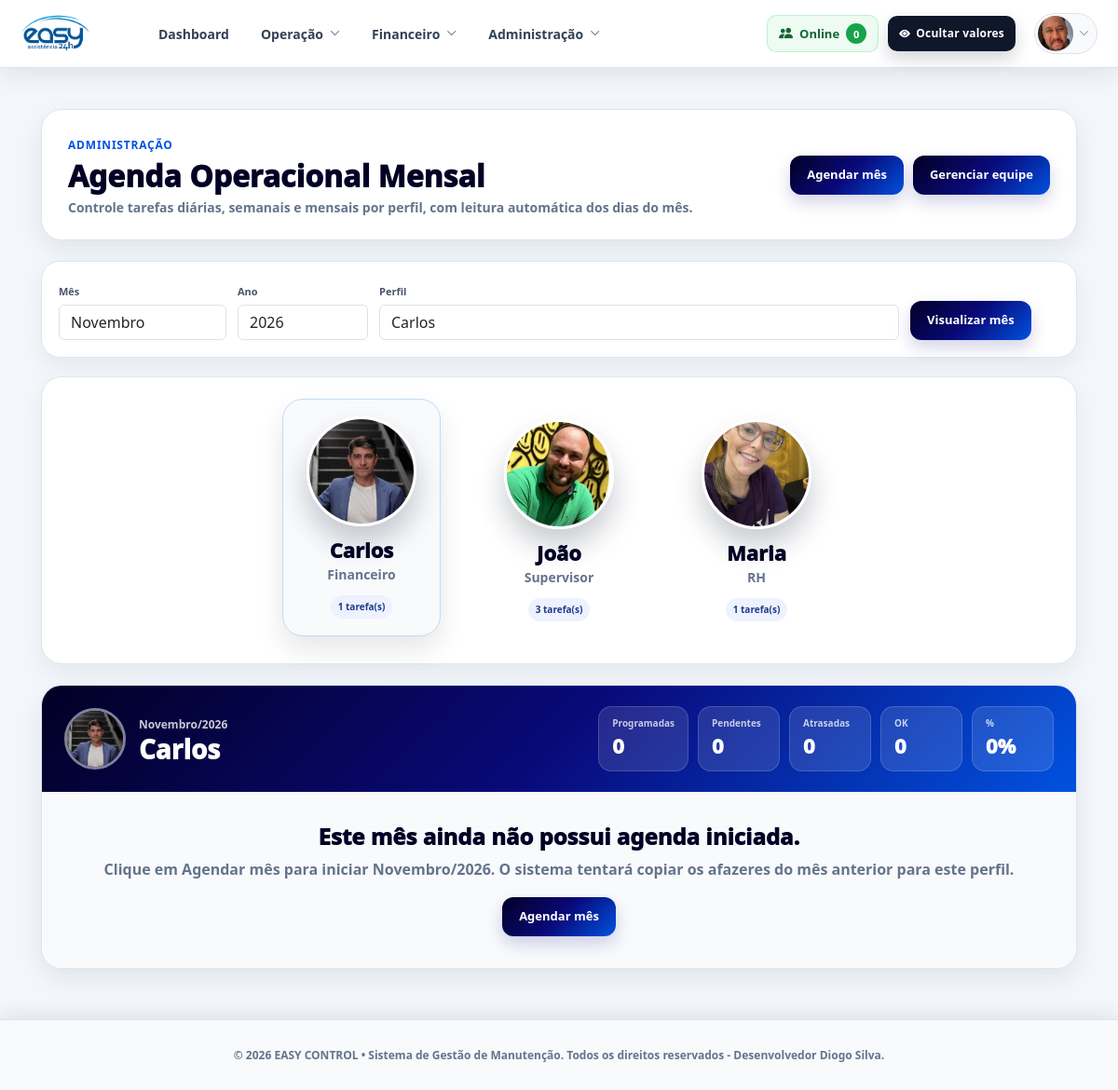
The page /admin/agenda-equipe/ (signed in) on the database its author committed.
### models/membro_agenda_equipe.py (models this page shows)
class MembroAgendaEquipe(db.Model):
    __tablename__ = "membros_agenda_equipe"
    id = db.Column(db.Integer, primary_key=True)
    nome = db.Column(db.String(120), nullable=False)
    cargo = db.Column(db.String(120), default="Equipe")
    foto = db.Column(db.String(255))
    ativo = db.Column(db.Boolean, default=True)
    criado_em = db.Column(db.DateTime, default=datetime.utcnow)
    atualizado_em = db.Column(
        db.DateTime,
        default=datetime.utcnow,
        onupdate=datetime.utcnow
    )

### routes/agenda_equipe.py (the view, shortened to what this page needs)
@agenda_equipe_bp.route("/", methods=["GET"])
@gestao_required
def index():
    hoje = date.today()
    mes = request.args.get("mes", type=int) or hoje.month
    ano = request.args.get("ano", type=int) or hoje.year
    membro_id = request.args.get("membro_id", type=int)
    if mes < 1 or mes > 12:
        mes = hoje.month
    membros_raw = buscar_membros()
    if not membro_id and membros_raw:
        membro_id = membros_raw[0].id
    membro_selecionado = buscar_membro_por_id(membro_id)
    membros = []
    for membro in membros_raw:
        membros.append({
            "id": membro.id,
            "nome": membro.nome,
            "cargo": membro.cargo,
            "foto": membro.foto,
            "total_tarefas": contar_tarefas_membro(membro.id),
        })
    agenda_iniciada = False
    tarefas = []
    linhas = []
    resumo_mes = {
        "total_programadas": 0,
        "concluidas": 0,
        "pendentes": 0,
        "atrasadas": 0,
        "percentual": 0,
    }
    if membro_selecionado:
        agenda_iniciada = existe_agenda_mes(
            membro_id=membro_selecionado.id,
            mes=mes,
            ano=ano
        )
    return render_template(
        "admin/agenda_equipe.html",
        membros=membros,
        membros_raw=membros_raw,
        membro_selecionado=membro_selecionado,
        mes=mes,
        ano=ano,
        nome_mes=nome_mes_texto(mes),
        dias=dias_do_mes(mes, ano),
        tarefas=tarefas,
        linhas=linhas,
        resumo_mes=resumo_mes,
        agenda_iniciada=agenda_iniciada,
        hoje=hoje,
    )

### templates/admin/agenda_equipe.html (shortened to what this page needs)
{% extends "base.html" %}
{% block content %}
<div id="agendaEquipeApp">
<div class="agenda-equipe-page agenda-mensal-page">
    <section class="agenda-header">
        <div>
            <span>ADMINISTRAÇÃO</span>
            <h1>Agenda Operacional Mensal</h1>
            <p>Controle tarefas diárias, semanais e mensais por perfil, com leitura automática dos dias do mês.</p>
        </div>
        <div class="agenda-header-actions">
            {% if membro_selecionado and not agenda_iniciada %}
                <form method="POST" action="/admin/agenda-equipe/iniciar-mes">
                    <button class="agenda-btn agenda-btn-primary">
                        Agendar mês
                    </button>
                </form>
            {% endif %}
            <button type="button"
                    class="agenda-btn agenda-btn-primary"
                    data-bs-toggle="modal"
                    data-bs-target="#modalGerenciarEquipe">
                Gerenciar equipe
            </button>
        </div>
    </section>
    <section class="agenda-filtros-mes">
        <form method="GET" action="/admin/agenda-equipe/" class="agenda-filtros-grid">
            <div>
                <label>Mês</label>
                <select name="mes" class="form-control">
                    {% for m in range(1, 13) %}
                        <option value="{{ m }}" {% if mes == m %}selected{% endif %}>
                            {% if m == 11 %}Novembro{% endif %}
                        </option>
                    {% endfor %}
                </select>
            </div>
            <div>
                <label>Ano</label>
                <input type="number" name="ano" value="{{ ano }}" class="form-control">
            </div>
            <div>
                <label>Perfil</label>
                <select name="membro_id" class="form-control">
                    {% for membro in membros %}
                        <option value="{{ membro.id }}"
                                {% if membro_selecionado and membro_selecionado.id == membro.id %}selected{% endif %}>
                            {{ membro.nome }}
                        </option>
                    {% endfor %}
                </select>
            </div>
            <div class="agenda-filtros-submit">
                <button class="agenda-btn agenda-btn-primary">
                    Visualizar mês
                </button>
            </div>
        </form>
    </section>
    <section class="agenda-membros">
        {% for membro in membros %}
            <a href="/admin/agenda-equipe/?membro_id={{ membro.id }}&mes={{ mes }}&ano={{ ano }}"
               class="agenda-membro-card {% if membro_selecionado and membro_selecionado.id == membro.id %}ativo{% endif %}">
                <div class="agenda-foto-wrap">
                    <img src="{{ membro.foto or '' }}"
                         alt="{{ membro.nome }}"
                         class="agenda-foto"
                         onerror="this.style.display='none'; this.nextElementSibling.style.display='flex';">
                </div>
                <strong>{{ membro.nome }}</strong>
                <small>{{ membro.cargo }}</small>
                <div class="agenda-resumo">
                    <span>{{ membro.total_tarefas }} tarefa(s)</span>
                </div>
            </a>
        {% endfor %}
    </section>
    {% if membro_selecionado %}
        <section class="agenda-painel">
            <div class="agenda-painel-topo">
                <div class="agenda-pessoa-info">
                    <img src="{{ membro_selecionado.foto or '' }}"
                         alt="{{ membro_selecionado.nome }}"
                         onerror="this.style.display='none'; this.nextElementSibling.style.display='flex';">
                    <div>
                        <span>{{ nome_mes }}/{{ ano }}</span>
                        <h2>{{ membro_selecionado.nome }}</h2>
                    </div>
                </div>
                <div class="agenda-kpis-mini">
                    <div>
                        <span>Programadas</span>
                        <strong>{{ resumo_mes.total_programadas }}</strong>
                    </div>
                    <div>
                        <span>Pendentes</span>
                        <strong>{{ resumo_mes.pendentes }}</strong>
                    </div>
                    <div>
                        <span>Atrasadas</span>
                        <strong>{{ resumo_mes.atrasadas }}</strong>
                    </div>
                    <div>
                        <span>OK</span>
                        <strong>{{ resumo_mes.concluidas }}</strong>
                    </div>
                    <div>
                        <span>%</span>
                        <strong>{{ resumo_mes.percentual }}%</strong>
                    </div>
                </div>
            </div>
            {% if not agenda_iniciada %}
                <div class="agenda-iniciar-mes">
                    <h3>Este mês ainda não possui agenda iniciada.</h3>
                    <p>
                        Clique em <strong>Agendar mês</strong> para iniciar {{ nome_mes }}/{{ ano }}.
                        O sistema tentará copiar os afazeres do mês anterior para este perfil.
                    </p>
                    <form method="POST" action="/admin/agenda-equipe/iniciar-mes">
                        <button class="agenda-btn agenda-btn-primary">
                            Agendar mês
                        </button>
                    </form>
                </div>
            {% endif %}
        </section>
    {% else %}
        <section class="agenda-empty-state">
            <h2>Nenhum membro cadastrado</h2>
            <p>Clique em “Gerenciar equipe” para cadastrar os perfis da agenda.</p>
        </section>
    {% endif %}
</div>
</div>
{% endblock %}

### templates/base.html (shortened to what this page needs)
<!DOCTYPE html>
<html lang="pt-br">
<head>
  <link href="https://cdn.jsdelivr.net/npm/bootstrap@5.3.0/dist/css/bootstrap.min.css" rel="stylesheet">
  <link href="https://cdn.jsdelivr.net/npm/bootstrap-icons@1.10.5/font/bootstrap-icons.css" rel="stylesheet">
  <link rel="stylesheet" href="{{ url_for('static', filename='css/organized/main.css') }}">
  <link rel="stylesheet" href="{{ url_for('static', filename='css/organized/evidencias_frota.css') }}">
  <link rel="stylesheet" href="{{ url_for('static', filename='css/organized/13-presenca.css') }}">
</head>
<body>
{% set role = session.get("user_role") %}
{% set pode_operacao = role in ["admin", "gestao", "gestor"] %}
{% set pode_admin = role in ["admin", "gestao", "gestor"] %}
{% set pode_gestao = role in ["gestao", "gestor"] %}
<header class="easy-navbar">
  <div class="easy-navbar-inner">
    <a href="{{ url_for('dashboard.dashboard') }}" class="easy-brand">
      <img src="{{ url_for('static', filename='css/img/logo.png') }}" alt="Logo">
    </a>
    <nav class="easy-nav-links" id="topLinks">
      <a href="{{ url_for('dashboard.dashboard') }}" class="easy-nav-link">
        Dashboard
      </a>
      <div class="easy-nav-dropdown">
        <button type="button" class="easy-nav-link easy-dropdown-button">
          Operação
          <i class="bi bi-chevron-down"></i>
        </button>
      </div>
      {% if pode_gestao %}
        <div class="easy-nav-dropdown">
          <button type="button" class="easy-nav-link easy-dropdown-button">
            Financeiro
            <i class="bi bi-chevron-down"></i>
          </button>
        </div>
      {% endif %}
      {% if pode_admin %}
        <div class="easy-nav-dropdown">
          <button type="button" class="easy-nav-link easy-dropdown-button">
            Administração
            <i class="bi bi-chevron-down"></i>
          </button>
        </div>
      {% endif %}
    </nav>
    <div class="easy-navbar-actions">
      {% if pode_admin %}
        <div class="easy-online-wrapper" id="easyOnlineWrapper">
          <button type="button"
                  class="easy-online-button"
                  id="easyOnlineButton"
                  aria-expanded="false"
                  aria-controls="easyOnlinePopover"
                  title="Ver usuários online">
            <i class="bi bi-people-fill" aria-hidden="true"></i>
            <span class="easy-online-button-label">Online</span>
            <span class="easy-online-count" id="easyOnlineCount">0</span>
          </button>
        </div>
      {% endif %}
      {% if pode_gestao %}
        <button type="button"
                id="toggleValoresFinanceiros"
                class="easy-hide-values-toggle"
                title="Ocultar valores financeiros"
                aria-pressed="false">
        </button>
      {% endif %}
      <div class="easy-user-menu">
        <button type="button" class="easy-user-button">
          {% if session.get("user_foto") %}
            <img src="{{ session.get('user_foto') }}" class="easy-user-img">
          {% else %}
            <div class="easy-user-img easy-user-placeholder">
              <i class="bi bi-person-fill"></i>
            </div>
          {% endif %}
          <i class="bi bi-chevron-down easy-user-arrow"></i>
        </button>
      </div>
    </div>
  </div>
</header>
<div class="content-top p-4">
  {% block content %}{% endblock %}
</div>
<footer class="app-footer">
  <div class="app-footer-content">
    <div class="app-footer-text">
      © 2026 EASY CONTROL • Sistema de Gestão de Manutenção. Todos os direitos reservados - Desenvolvedor Diogo Silva.
    </div>
  </div>
</footer>
</body>
</html>

### rows shown on the page
MembroAgendaEquipe: foto (picture), nome "Carlos", cargo "Financeiro", total_tarefas "1"
MembroAgendaEquipe: foto (picture), nome "João", cargo "Supervisor", total_tarefas "3"
MembroAgendaEquipe: foto (picture), nome "Maria", cargo "RH", total_tarefas "1"

### other values the page prints
{{ nome_mes }} "Novembro"
{{ ano }} "2026"
{{ resumo_mes.total_programadas }} "0"
{{ resumo_mes.pendentes }} "0"
{{ resumo_mes.atrasadas }} "0"
{{ resumo_mes.concluidas }} "0"
{{ resumo_mes.percentual }} "0"
form field membro_id "Carlos"
